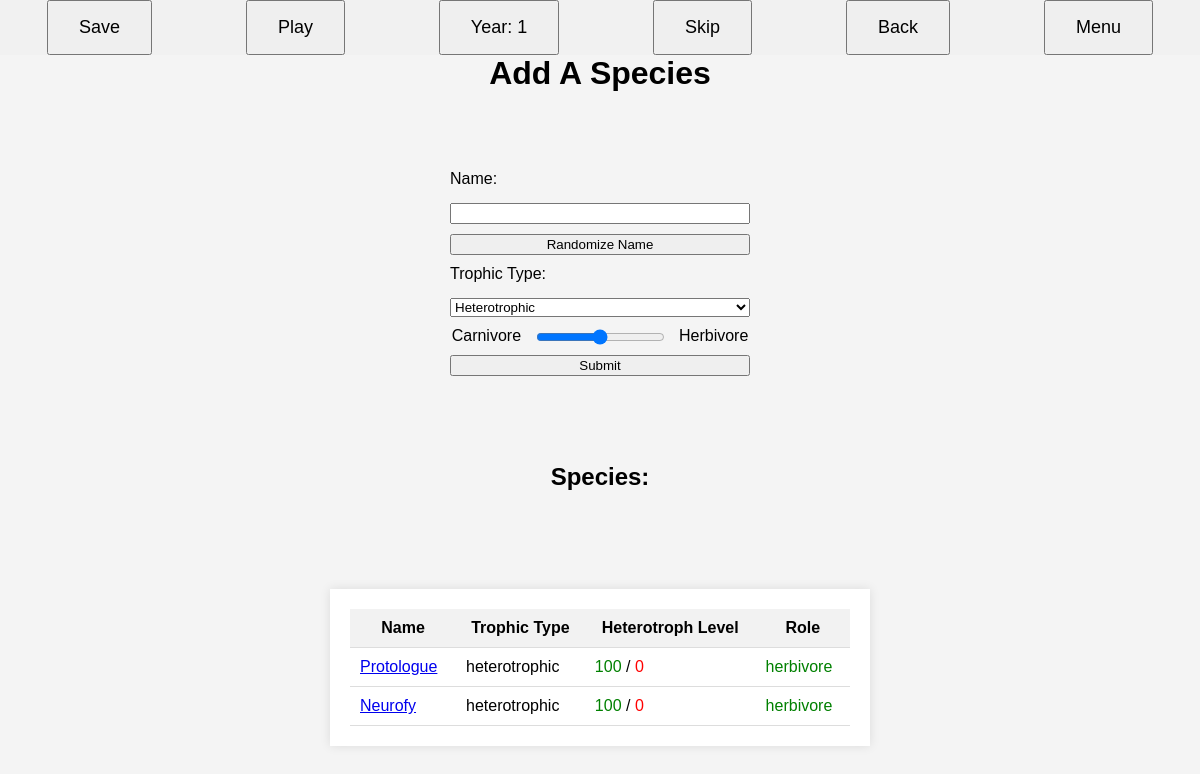
Before: /add_species with the older database file.
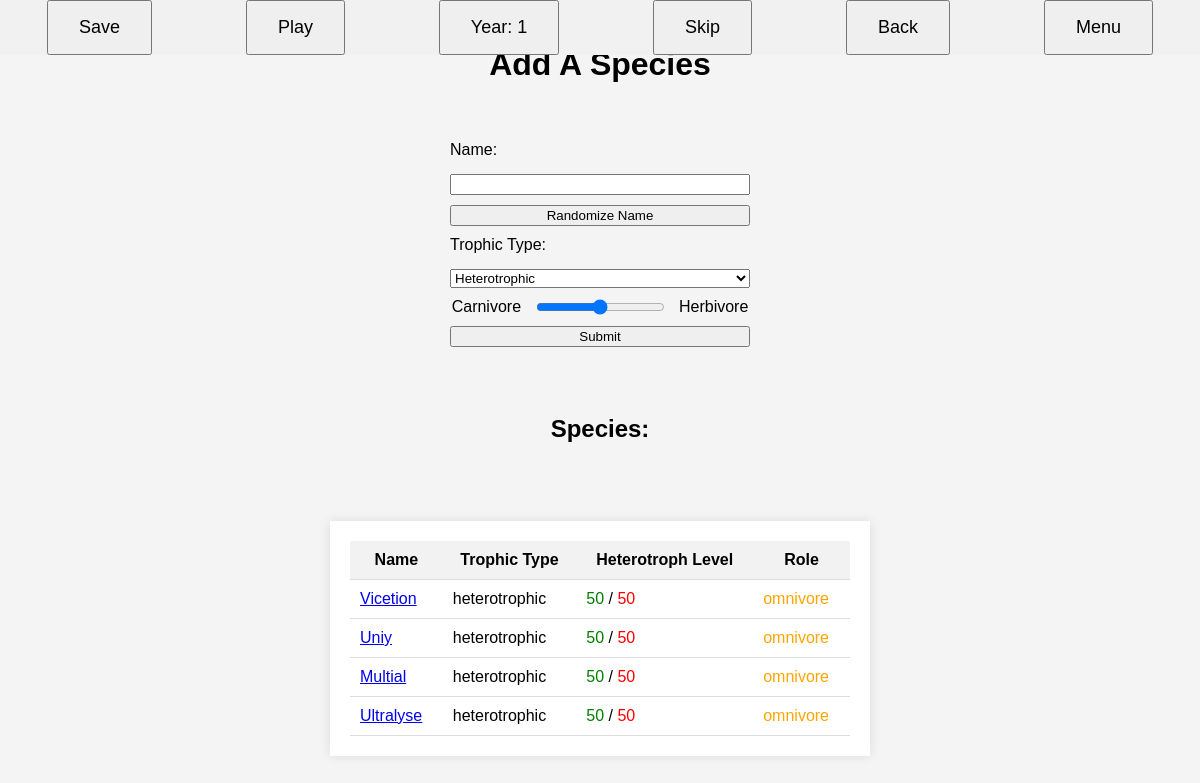
After: the same page with the newer database file.
### tables this page shows
CREATE TABLE species (
                id INTEGER PRIMARY KEY AUTOINCREMENT,
                name TEXT NOT NULL,
                trophic_type TEXT NOT NULL,
                heterotroph_level INTEGER
            );

### app.py (the view, shortened to what this page needs)
@app.route('/add_species', methods=['GET', 'POST'])
def add_species():
    species = planet.db_handler.execute_sql_query("SELECT name,trophic_type,heterotroph_level FROM species")
    return render_template('add_species.html', species=species, status=planet.status.value, year=planet.year)

### database_handler.py (called while the page is built)
    def execute_sql_query(self, sql_query: str, params: Tuple[Any] = ()) -> List[Tuple[Any]]:
        conn = sqlite3.connect(self.db_name)
        cursor = conn.cursor()
        try:
            cursor.execute(sql_query, params)
            output = cursor.fetchall()
        except sqlite3.Error as e:
            print(f"Database error: {e}")
            output = None
        conn.close()
        return output

### templates/add_species.html (shortened to what this page needs)
<!DOCTYPE html>
<html lang="en">
<head>
</head>
<body>
    <div id="button-bar">
        <button class="bar-button" id="save-btn">Save</button>
        {% if status == "closed" %}
            <button class="bar-button" id="play-pause-btn" disabled>Play</button>
        {% elif status == "paused" %}
            <button class="bar-button" id="play-pause-btn">Play</button>
        {% else %}
            <button class="bar-button" id="play-pause-btn">Pause</button>
        {% endif %}
        <button class="bar-button" id="year-btn" style="cursor: not-allowed">Year: {{year}}</button>
        {% if status == "closed" %}
            <button class="bar-button" id="skip-btn" disabled>Skip</button>
        {% elif status == "paused" %}
            <button class="bar-button" id="skip-btn">Skip</button>
        {% else %}
            <button class="bar-button" id="skip-btn" disabled>Skip</button>
        {% endif %}
        <button class="bar-button" id="back-btn">Back</button>
        <button class="bar-button" id="menu-btn">Menu</button>
      </div>
    <h1>Add A Species</h1>
    <form action="/add_species" method="post">
        <label for="name">Name:</label>
        <input type="text" id="name" name="name" required>
        <button type="button" id="randomizeName">Randomize Name</button>
            <label for="trophic_type">Trophic Type:</label>
            <select id="trophic_type" name="trophic_type">
                <option value="heterotrophic">Heterotrophic</option>
            </select>
            <div id="slider-container">
                <span>Carnivore</span>
                <input type="range" id="slider" name="heterotroph_level" min="0" max="100" style="vertical-align: middle;">
                <span>Herbivore</span>
            </div>
        <input type="submit" value="Submit">
    </form>
    <h2>Species:</h2>
    <div class="results">
        <table>
            <thead>
                <tr>
                    <th>Name</th>
                    <th>Trophic Type</th>
                    <th>Heterotroph Level</th>
                    <th>Role</th>
                </tr>
            </thead>
            <tbody>
                {% for specie in species %}
                <tr>
                    <td><a href="/species/{{specie[0]}}">{{ specie[0] }}</a></td>
                    <td>{{ specie[1] }}</td>
                    <td>
                        {% if specie[2] is not none %}
                        <span style="color: green;">{{ specie[2] }}</span> / <span style="color: red;">{{ 100 - specie[2] }}</span>
                        {% else %}
                        N/A
                        {% endif %}
                    </td>
                    <td>
                        {% if specie[1] == "autotrophic"%}
                        <span style="color: lightgreen;"> autotrophic</span>
                        {% elif specie[2] > 75 %}
                        <span style="color: green;"> herbivore</span>
                        {% elif specie[2] < 25 %}
                        <span style="color: red;"> carnivore</span>
                        {% else %}
                        <span style="color: orange;"> omnivore</span>
                        {% endif %}
                        </td>
                </tr>
                {% endfor %}
            </tbody>
        </table>
    </div>
</body>
</html>

Changed rows visible on the page:
removed species: name "Protologue", trophic_type "heterotrophic", heterotroph_level "100", 100-specie[2] "0", shows "herbivore"
removed species: name "Neurofy", trophic_type "heterotrophic", heterotroph_level "100", 100-specie[2] "0", shows "herbivore"
added species: name "Vicetion", trophic_type "heterotrophic", heterotroph_level "50", 100-specie[2] "50", shows "omnivore"
added species: name "Uniy", trophic_type "heterotrophic", heterotroph_level "50", 100-specie[2] "50", shows "omnivore"
added species: name "Multial", trophic_type "heterotrophic", heterotroph_level "50", 100-specie[2] "50", shows "omnivore"
added species: name "Ultralyse", trophic_type "heterotrophic", heterotroph_level "50", 100-specie[2] "50", shows "omnivore"
